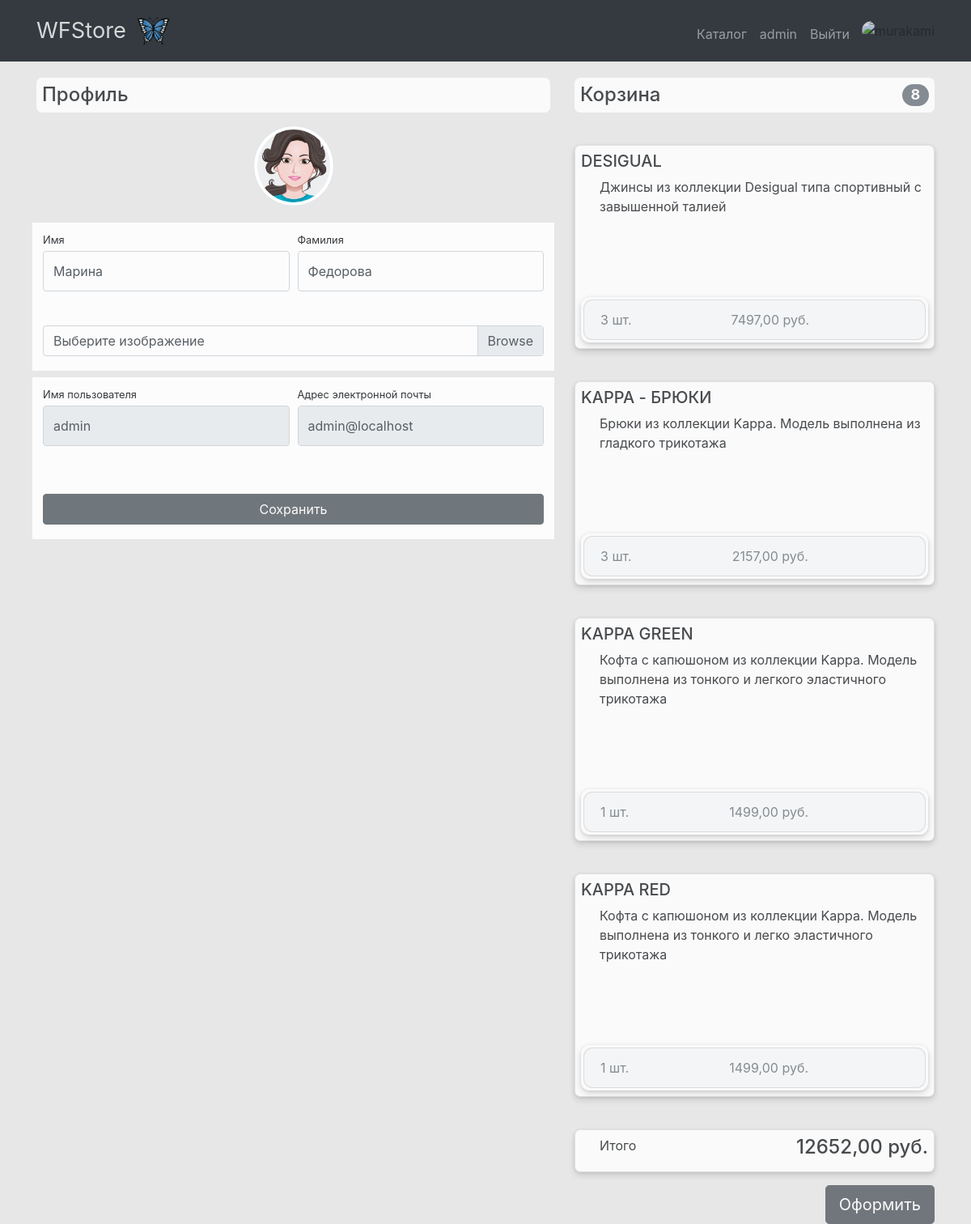
/users/profile/ (signed in), run on the app's committed database.
### users/models.py (models this page shows)
class User(AbstractUser):
    image = models.ImageField(upload_to='users_images', blank=True)

### products/models.py (models this page shows, shortened)
class Basket(models.Model):
    user = models.ForeignKey(User, on_delete=models.CASCADE, verbose_name="Покупатель")
    product = models.ForeignKey('Product', on_delete=models.CASCADE, verbose_name="Товар")
    quantity = models.PositiveIntegerField(default=0, verbose_name="Количество товара")
    create_database = models.DateTimeField(auto_now_add=True)
    def sum(self):
        return self.quantity * self.product.price
    class Meta:
        verbose_name = 'товар в корзину'
        verbose_name_plural = 'Корзина'

class Product(models.Model):
    name = models.CharField(max_length=250, verbose_name="Название товара")
    image = models.ImageField(upload_to="products_images/", blank=True, verbose_name="Изображение")
    description = models.TextField(blank=True, verbose_name="Описание")
    short_description = models.CharField(max_length=100, blank=True, verbose_name="Краткое описание")
    price = models.DecimalField(max_digits=8, decimal_places=2, default=0, verbose_name="Цена")
    quantity = models.PositiveIntegerField(default=0, verbose_name="Количество")
    category = models.ForeignKey(ProductCategory, on_delete=models.CASCADE, verbose_name="Категория")
    class Meta:
        verbose_name = 'товар'
        verbose_name_plural = 'Товары'

### users/views.py (the view)
# urls.py: path('profile/', views.profile, name='profile'),
@login_required(login_url='/users/login/')
def profile(request):
    user = request.user
    if request.method == "POST":
        form = UserProfileForm(data=request.POST, files=request.FILES, instance=user)
        if form.is_valid():
            form.save()
            return redirect('profile')
    else:
        form = UserProfileForm(instance=user)
    baskets = Basket.objects.filter(user=user)
    total_quantity = sum(basket.quantity for basket in baskets)
    total_sum = sum(basket.sum() for basket in baskets)
    context = {
        'title': 'Store - Профиль',
        'form': form,
        'baskets': baskets,
        'total_quantity': total_quantity,
        'total_sum': total_sum
    }
    return render(request, 'users/profile.html', context)

### users/forms.py
class UserProfileForm(UserChangeForm):
    username = forms.CharField(widget=forms.TextInput(attrs={'readonly': True}))
    email = forms.CharField(widget=forms.EmailInput(attrs={'readonly': True}))
    image = forms.ImageField(widget=forms.FileInput(), required=False)
    class Meta:
        model = User
        fields = ('username', 'email', 'first_name', 'last_name', 'image')
    def __init__(self, *args, **kwargs):
        super().__init__(*args, **kwargs)
        for field in self.fields.values():
            field.widget.attrs['class'] = 'form-control py-4'
        self.fields['image'].widget.attrs['class'] = 'custom-file-input'

### users/templates/users/profile.html (shortened to what this page needs)
{% extends 'products/base.html' %}
{% load static %}
{% block css %}
<link href="{% static 'css/profile.css' %}" rel="stylesheet">
{% endblock %}
{% block content %}
<div class="container">
    <div class="row">
        <div class="col-lg-7">
            <h4 class="mt-3 mb-3">Профиль</h4>
            <div class="col-lg-12 text-center">
                <img width="100" height="100"
                     src="{% if user.image %} {{ user.image.url }} {% else %} {% static 'vendor/img/users/avadefault1.png' %} {% endif %}"
                     class="img-thumbnail">
            </div>
            <form action="{% url 'profile' %}" method="post" enctype="multipart/form-data">
                <div class="form-row">
                    <div class="col-lg-6">
                        <div class="form-group">
                            <label class="small mb-1" for="inputFirstName">Имя</label>
                           {{ form.first_name }}
                        </div>
                    </div>
                    <div class="col-lg-6">
                        <div class="form-group">
                            <label class="small mb-1" for="inputLastName">Фамилия</label>
                            {{ form.last_name }}
                        </div>
                    </div>
                </div>
                <div class="form-row mb-2">
                    <div class="col-lg-12">
                        <div class="custom-file">
                            <label class="custom-file-label" for="userAvatar">Выберите изображение</label>
                        </div>
                    </div>
                </div>
                <div class="form-row">
                    <div class="col-lg-6">
                        <label class="small mb-1" for="inputUsername">Имя пользователя</label>
                        {{ form.username }}
                    </div>
                    <div class="col-lg-6">
                        <label class="small mb-1" for="inputEmailAddress">Адрес электронной
                            почты</label>
                        {{ form.email }}
                    </div>
                </div>
                <div class="form-row">
                    <div class="col-lg-12" style="margin-top: 33px;">
                        <input class="btn btn-info btn-block" type="submit" value="Сохранить">
                    </div>
                </div>
            </form>
        </div>
       {% include 'products/basket.html' %}
    </div>
</div>
{% endblock %}

### products/templates/products/base.html (shortened to what this page needs)
<!DOCTYPE html>
{% load static %}
<html lang="en">
<head>
    <link href="{% static 'vendor/bootstrap/css/bootstrap.css' %}" rel="stylesheet">
    {% block css %}{% endblock %}
</head>
<body>
<nav class="navbar navbar-expand-lg navbar-dark bg-dark fixed-top">
    <div class="container">
        <a class="navbar-brand" href="{% url 'index' %}">
            WFStore
            <img src="{% static 'vendor/img/butterflylogo1.png' %}" alt="WFStore" style="height: 46px; margin-right: 10px;">
        </a>
        <div class="collapse navbar-collapse" id="navbarResponsive">
            <ul class="navbar-nav ml-auto">
                <li class="nav-item">
                    <a class="nav-link" href="{% url 'products' %}">Каталог  </a>
                </li>
                {% if user.is_authenticated %}
                <li class="nav-item">
                    <a class="nav-link" href="{% url 'profile' %}">{{ user.username }}
                    </a>
                </li>
                <li class="nav-item">
                    <a class="nav-link" href="{% url 'logout' %}">Выйти </a>
                </li>
                {% else %}
                <li class="nav-item">
                    <a class="nav-link" href="{% url 'login' %}">Войти <i class="fas fa-sign-in-alt"></i></a>
                </li>
                {% endif %}
            </ul>
             <div class="my-4">
                    <img id="murakami-image" class="murakami" src="{% static 'vendor/img/slides/murakamifashio1.png' %}" alt="murakami">
             </div>
        </div>
    </div>
</nav>
{% block content %}
{% endblock %}
</body>
</html>

### products/templates/products/basket.html (shortened to what this page needs)
{% if baskets %}
<div class="col-lg-5">
            <h4 class="mt-3 mb-3 d-flex justify-content-between align-items-center mb-3">
                Корзина <span class="badge badge-secondary badge-pill">{{ total_quantity }}</span>
            </h4>
            {% for basket in baskets %}
            <div class="cardo mb-3">
                <div class="cardo-body">
                    <h5 class="cardo-title">{{ basket.product.name }}</h5>
                    <p class="cardo-text">{{ basket.product.short_description }}</p>
                </div>
                <ul class="listo-group listo-group-flush">
                    <li class="list-group-item d-flex justify-content-between lh-condensed bg-light">
                        <span class="text-muted">{{ basket.quantity }} шт.</span>
                        <span class="text-muted">{{ basket.sum }} руб.</span>
                    </li>
                </ul>
            </div>
            {% endfor %}
            <div class="cardo mb-3">
                <div class="cardo-footer">
                    <p class="float-left">Итого</p>
                    <h4 class="float-right">{{ total_sum }} руб.</h4>
                </div>
            </div>
            <a href="#" class="btn btn-success btn-lg float-right">Оформить</a>
        </div>
{% else %}
<div class="col-lg-5">
    <h4 class="mt-3 mb-3 text-center">
        Корзина пуста
    </h4>
</div>
{% endif %}

### products/static/css/profile.css (style rules this page uses)
body { padding-top: 56px; }

### data on the page
User: username "admin", image (picture), first_name "Марина", last_name "Федорова", email "admin@localhost"
Basket: product.name "DESIGUAL", product.short_description "Джинсы из коллекции Desigual типа спортивный с завышенной талией", quantity "3", sum "7497,00"
Basket: product.name "KAPPA - БРЮКИ", product.short_description "Брюки из коллекции Kappa. Модель выполнена из гладкого трикотажа", quantity "3", sum "2157,00"
Basket: product.name "KAPPA GREEN", product.short_description "Кофта с капюшоном из коллекции Kappa. Модель выполнена из тонкого и легкого эластичного трикотажа", quantity "1", sum "1499,00"
Basket: product.name "KAPPA RED", product.short_description "Кофта с капюшоном из коллекции Kappa. Модель выполнена из тонкого и легко эластичного трикотажа", quantity "1", sum "1499,00"

### other printed values
{{ total_quantity }} "8"
{{ total_sum }} "12652,00"
